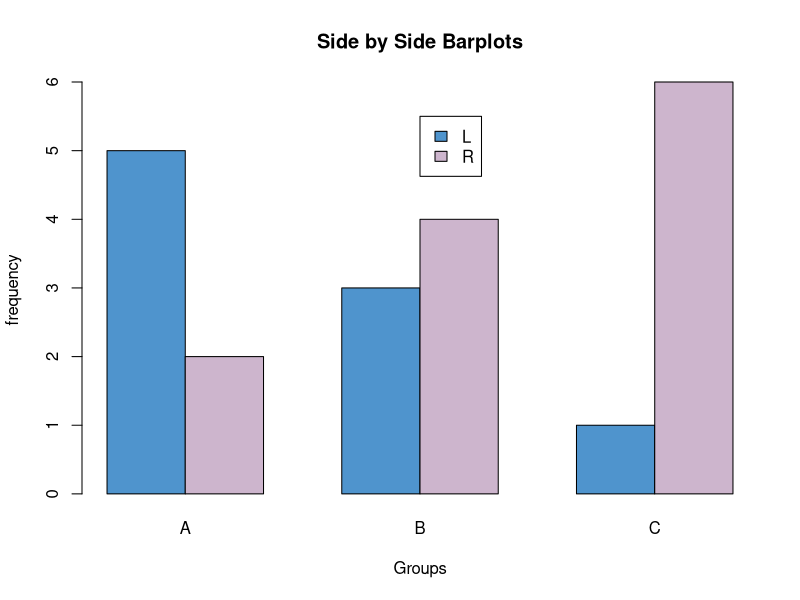

Reproduce this figure in R.
#!/usr/bin/env Rscript
# ENTER DATA 
data1 <- as.matrix(read.table( # Save as matrix
 header = TRUE, # First row is the header.
 row.names = 1, # First column is row names.
 # No comments within the data.
 text = '
 X A B C
 L 5 3 1
 R 2 4 6
 '))
# Check the data.
data1

# CREATE BARPLOT
barplot(data1, # Use a new summary table.
 beside = TRUE, # Bars side-by-side vs. stacked.
 col = c("steelblue3", "thistle3"), # Colors
 main = "Side by Side Barplots",
 xlab = "Groups",
 ylab = "frequency")

# ADD LEGEND INTERACTIVELY
legend(5,5.5, # Use mouse to locate the legend.
 rownames(data1), # Use matrix row names (A & B).
 fill = c("steelblue3", "thistle3")) # Colors

rm(list = ls())
